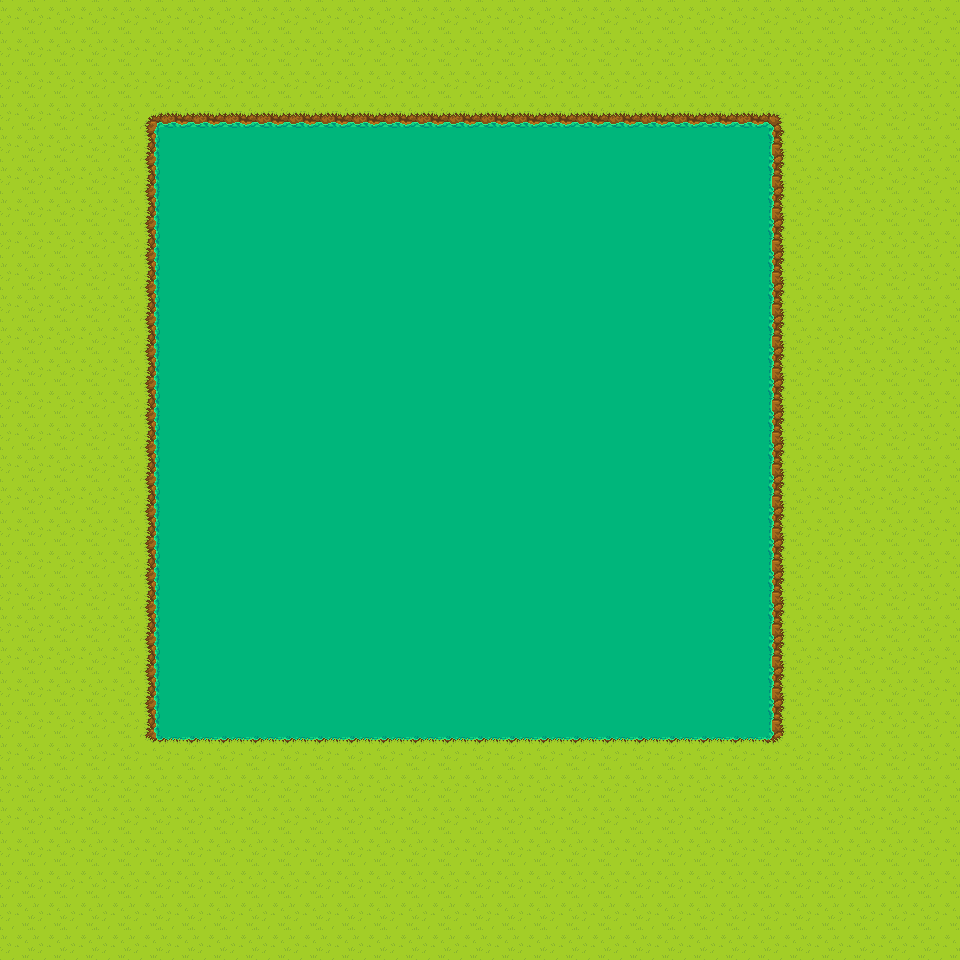

Rendered tile map (Tiled .tmx) drawn with the repository's tilesets; below, a short description and the map source with its tile grids summarised:
An orthogonal 30x30 tile map with 32x32 px tiles, 1 tile layer (map) and 5 objects (BLOCK, SPAWN1, SPAWN2, SPAWN3, SPAWN4).

<map version="1.8" tiledversion="1.8.4" orientation="orthogonal" renderorder="right-down" compressionlevel="0" width="30" height="30" tilewidth="32" tileheight="32" infinite="0" nextlayerid="7" nextobjectid="23">
 <tileset firstgid="1" name="Forest (Spring-Summer) Tileset" tilewidth="32" tileheight="32" tilecount="90" columns="10">
  <image source="tilesets/Forest (Spring-Summer) Tileset.png" width="320" height="288" />
 </tileset>
 <layer id="1" name="map" width="30" height="30">
  <data>[900 cells, 900 non-empty, 10 distinct tile ids]</data>
 </layer>
 <objectgroup id="3" name="block">
  <object id="22" name="BLOCK" x="160" y="128">
   <polygon points="0,0 608,0 608,608 0,608" />
  </object>
 </objectgroup>
 <objectgroup id="5" name="spawn">
  <object id="18" name="SPAWN1" x="32" y="800" width="96" height="96" />
  <object id="19" name="SPAWN2" x="32" y="32" width="96" height="96" />
  <object id="20" name="SPAWN3" x="800" y="32" width="128" height="96" />
  <object id="21" name="SPAWN4" x="800" y="736" width="128" height="160" />
 </objectgroup>
</map>
